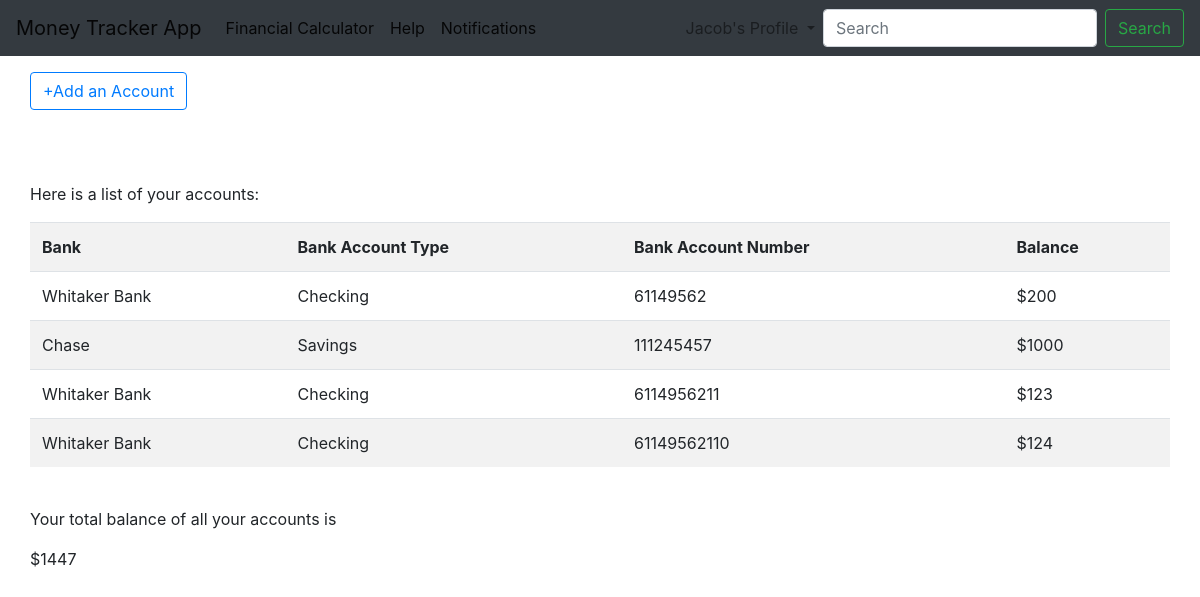
Page /account (signed in) on the committed database.
### models.py (models this page shows)
class User(db.Model, UserMixin):
    id = db.Column(db.Integer, primary_key=True)
    email = db.Column(db.String(200), nullable=False, unique=True)
    password = db.Column(db.String(200), nullable=False)
    first_name = db.Column(db.String(200), nullable=False)
    last_name = db.Column(db.String(200), nullable=False)
    date_created = db.Column(db.DateTime(timezone=True), default=func.now())
    paychecks = db.relationship('Paycheck', backref='user')
    accounts = db.relationship('Account', backref='user')
    expsenses = db.relationship('Expenses', backref='user')
    net_balance = db.relationship('Net_Balance', backref='user')

class Account(db.Model):
    id = db.Column(db.Integer, primary_key=True)
    bank = db.Column(db.String(200), nullable=False)
    acct_type = db.Column(db.String(200), nullable=False)
    acct_number = db.Column(db.String(200), nullable=False)
    acct_balance = db.Column(db.Integer, nullable=True)
    user_acct = db.Column(db.Integer, db.ForeignKey('user.id'))

### views.py (the view)
@views.route('/account', methods=['POST', 'GET'])
@login_required
def account():
    if request.method == 'POST':
        pass
    else:
        account = Account.query.all()
        total_acct_balances = Account.query.with_entities(Account.acct_balance).all()
        tab = sum(list(itertools.chain(*total_acct_balances)))
        print(total_acct_balances)
        print(tab)
        return render_template("account.html", user=current_user, account=account, tab=tab)

### __init__.py (called while the page is built)
def create_app():
    app = Flask(__name__)
    app.config['SECRET_KEY'] = 'udhfshdoho ijsdfoi'
    app.config['SQLALCHEMY_DATABASE_URI'] = f'sqlite:///{DB_NAME}'
    db.init_app(app)
    from .views import views
    from .auth import auth
    app.register_blueprint(views, url_prefix='/')
    app.register_blueprint(auth, url_prefix='/')
    from .models import User, Account, Paycheck, Expenses
    create_database(app)
    login_manager = LoginManager()
    login_manager.login_view = 'auth.login'
    login_manager.init_app(app)
    @login_manager.user_loader
    def load_user(id):
        return User.query.get(int(id))
    return app

### templates/account.html (shortened to what this page needs)
<!DOCTYPE html>
<html lang="en">
<head>
    <link rel="stylesheet" href="https://maxcdn.bootstrapcdn.com/bootstrap/4.0.0/css/bootstrap.min.css"
>
    <link href="{{url_for('static', filename='styles.css')}}" rel="stylesheet" >
</head>
<body>
    <nav class="navbar navbar-expand-lg navbar-light bg-dark">
        <a class="navbar-brand" href="/home">Money Tracker App</a>
        <div class="collapse navbar-collapse" id="navbarSupportedContent">
            <ul class="navbar-nav mr-auto">
                <li class="nav-item active">
                    <a class="nav-link" href="/financial-calculator">Financial Calculator</a>
                </li>
                <li class="nav-item active">
                    <a class="nav-link" href="/help">Help</a>
                </li>
                <li class="nav-item active">
                    <a class="nav-link" href="/notifications">Notifications</a>
                </li>
            </ul>
                <ul class="navbar-nav ml-auto">
                    <li class="nav-item dropdown">
                        <a class="nav-link dropdown-toggle" href="#" id="navbarDropdown" role="button" data-toggle="dropdown" aria-haspopup="true" aria-expanded="false">
                            {{user.first_name}}'s Profile
                        </a>
                    </li>
                </ul>
            <form class="form-inline my-2 my-lg-0">
                <input class="form-control mr-sm-2" type="search" placeholder="Search" aria-label="Search">
                <button class="btn btn-outline-success my-2 my-sm-0" type="submit">Search</button>
            </form>
        </div>
    </nav>
    <div class="container-fluid pt-3">
        <div class="container-fluid">
            <a  href="/add-account" class="btn btn-outline-primary btn-link" type="button">+Add an Account</a>
            <br/><br/><br/><br/>
            <p>Here is a list of your accounts:</p>
            <table class="table table-striped">
                <tr>
                    <th>Bank</th>
                    <th>Bank Account Type</th>
                    <th>Bank Account Number</th>
                    <th>Balance</th>
                </tr>
                {% for account in account %}
                    <tr>
                        <td>{{account.bank}}</td>
                        <td>{{account.acct_type}}</td>
                        <td>{{account.acct_number}}</td>
                        <td>${{account.acct_balance}}</td>
                    </tr>
                {% endfor %}
            </table>
            <br/>
            <p>Your total balance of all your accounts is</p>
            ${{tab}}
        <br/>
    </div>
</body>
</html>

### rows in the picture
User: first_name "Jacob"
Account: bank "Whitaker Bank", acct_type "Checking", acct_number "61149562", acct_balance "200"
Account: bank "Chase", acct_type "Savings", acct_number "111245457", acct_balance "1000"
Account: bank "Whitaker Bank", acct_type "Checking", acct_number "6114956211", acct_balance "123"
Account: bank "Whitaker Bank", acct_type "Checking", acct_number "61149562110", acct_balance "124"

### other values in the picture
{{ tab }} "1447"
